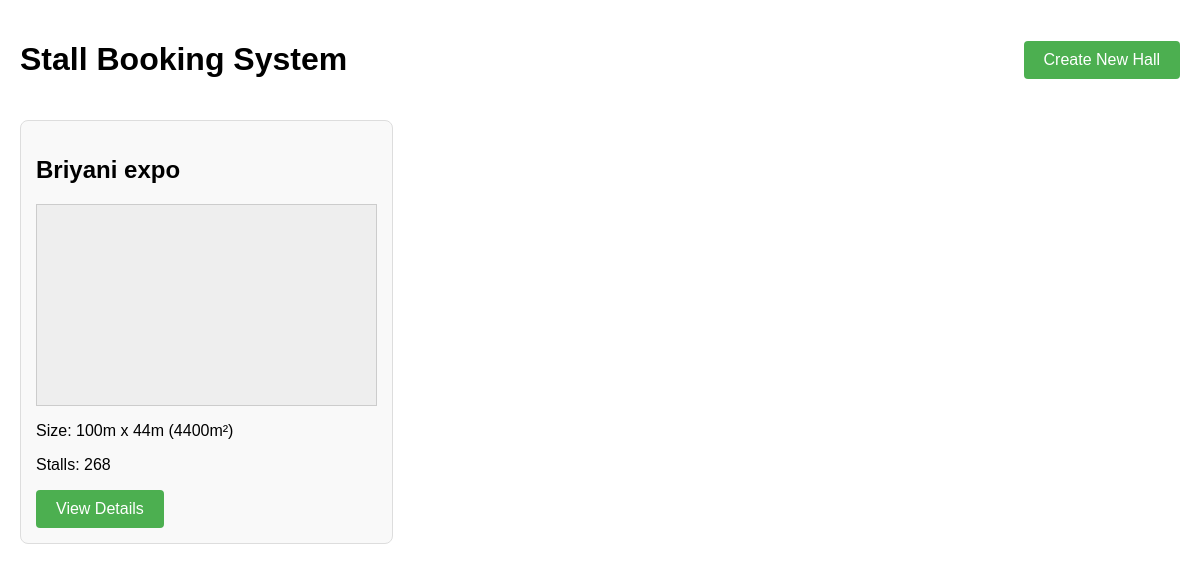
The app's page /index/ with its own data.
### halls/models.py (models this page shows, shortened)
class Hall(models.Model):
    name = models.CharField(max_length=100)
    length = models.IntegerField(help_text="Length in meters")
    breadth = models.IntegerField(help_text="Breadth in meters")
    @property
    def total_area(self):
        return self.length * self.breadth

### halls/views.py (the view)
# urls.py: path('index/', views.index, name='index'),
def index(request):
    halls = Hall.objects.all()
    return render(request, 'halls/index.html', {'halls': halls})

### templates/halls/index.html (shortened to what this page needs)
<!DOCTYPE html>
<html lang="en">
<head>
</head>
<body>
    <div class="container">
        <div class="header">
            <h1>Stall Booking System</h1>
            <a href="{% url 'create_hall' %}" class="btn">Create New Hall</a>
        </div>
        <div class="hall-grid">
            {% for hall in halls %}
            <div class="hall-card">
                <h2>{{ hall.name }}</h2>
                <div class="hall-preview" id="hall-preview-{{ hall.id }}"
                     data-hall-id="{{ hall.id }}"
                     data-length="{{ hall.length }}"
                     data-breadth="{{ hall.breadth }}">
                </div>
                <p>Size: {{ hall.length }}m x {{ hall.breadth }}m ({{ hall.total_area }}m²)</p>
                <p>Stalls: {{ hall.stalls.count }}</p>
                <a href="{% url 'hall_detail' hall.id %}" class="btn">View Details</a>
            </div>
            {% empty %}
            <p>No halls available. Create a new hall to get started.</p>
            {% endfor %}
        </div>
    </div>
</body>
</html>

### templates/halls/index.html (style rules this page uses)
body { font-family: Arial, sans-serif; margin: 0; padding: 20px; }
.container { max-width: 1200px; margin: 0 auto; }
.header { display: flex; justify-content: space-between; align-items: center; margin-bottom: 20px; }
.btn { background-color: #4CAF50; border: none; color: white; padding: 10px 20px; text-align: center; text-decoration: none; display: inline-block; font-size: 16px; cursor: pointer; border-radius: 4px; }
.hall-grid { display: grid; grid-template-columns: repeat(auto-fill, minmax(300px, 1fr)); grid-gap: 20px; }
.hall-card { border: 1px solid #ddd; border-radius: 8px; padding: 15px; background-color: #f9f9f9; }
.hall-preview { height: 200px; background-color: #eee; margin-bottom: 10px; border: 1px solid #ccc; position: relative; overflow: hidden; }

### records on screen
Hall: name "Briyani expo", length "100", breadth "44", total_area "4400", stalls.count "268"
